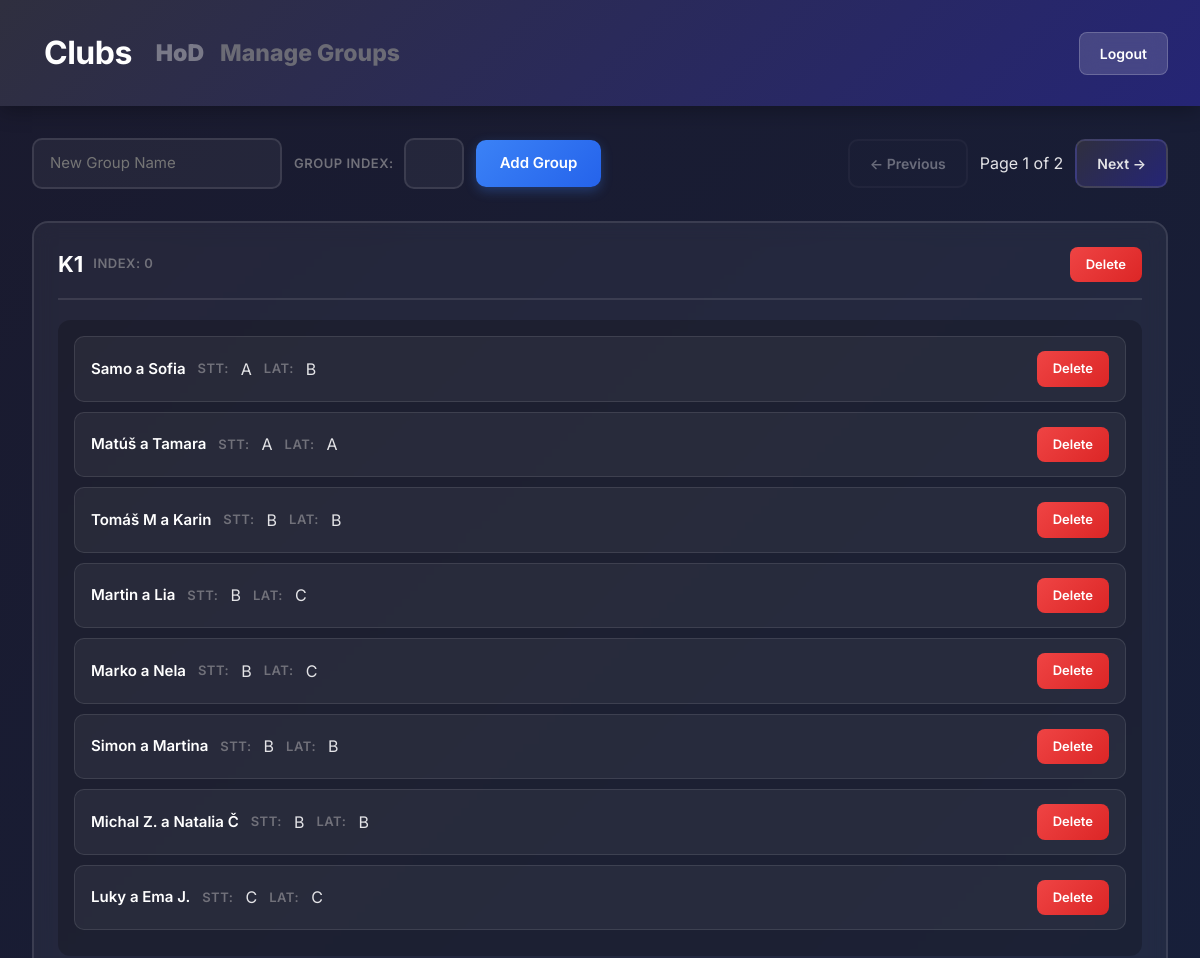
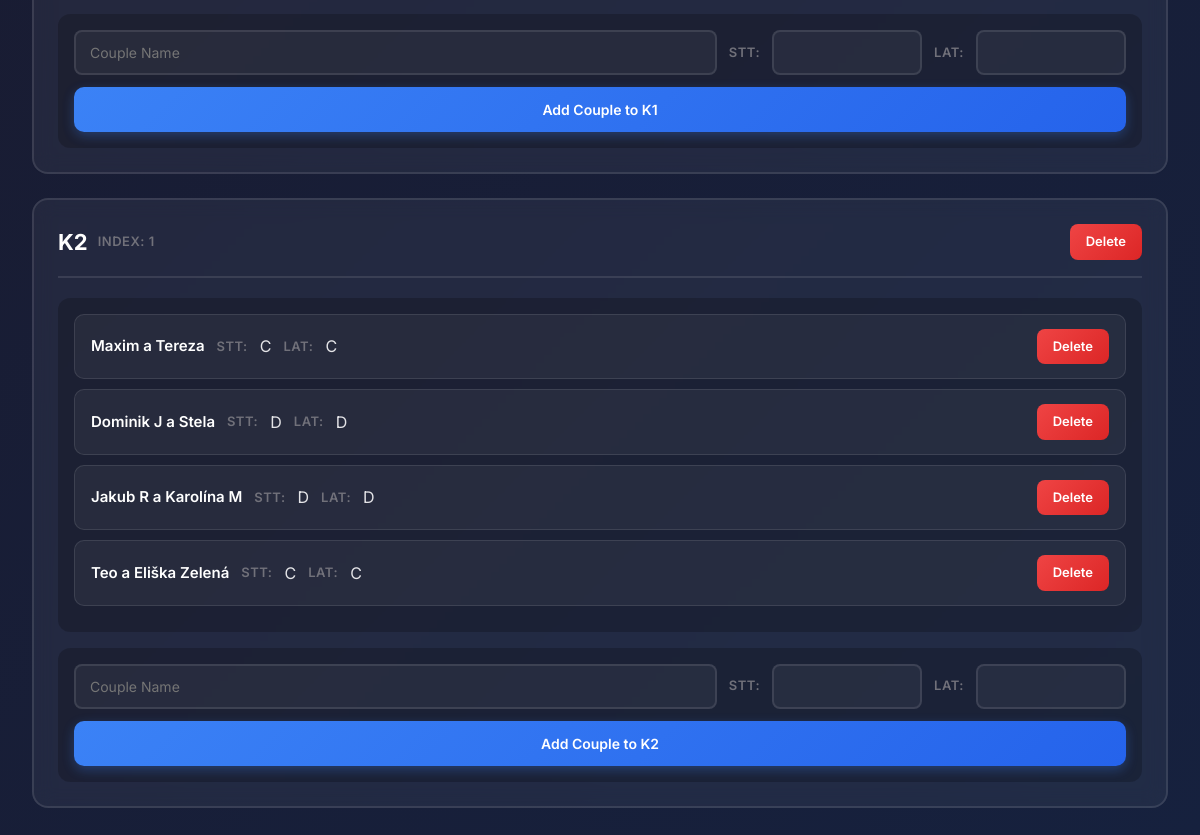
Page /club/16/manage_groups/ (signed in) on the committed database (2 pictures, top to bottom).
### TrainerClubs/models.py (models this page shows, shortened)
class Club(models.Model):
    club_owner = models.ForeignKey(User, on_delete=models.CASCADE, related_name='clubs')
    name = models.CharField(max_length=100)
    profile_picture = models.ImageField(upload_to='club_profiles/', blank=True, null=True)

### main/models.py (models this page shows, shortened)
class Group(models.Model):
    club = models.ForeignKey(Club, on_delete=models.CASCADE, related_name='groups', null=True, blank=True)
    user = models.ForeignKey(User, on_delete=models.CASCADE, related_name='owned_groups')
    name = models.CharField(max_length=200)
    index = models.IntegerField(default=0)  # For sorting groups
    couples = []

class Couple(models.Model):
    user = models.ForeignKey(User, on_delete=models.CASCADE, related_name='couple')
    name = models.CharField(max_length=200)
    min_duration = models.IntegerField(default=60)
    group = models.ForeignKey('Group', on_delete=models.CASCADE, related_name='couples', null=True, blank=True)
    dance_class_lat = models.CharField(max_length=100,)
    dance_class_stt = models.CharField(max_length=100,)

### main/views.py (the view)
# urls.py: path('club/<int:club_id>/manage_groups/', views.manage_groups, name='manage_groups'),
@login_required
def manage_groups(request, club_id):
    all_groups = request.user.owned_groups.all()
    club = get_object_or_404(Club, id=club_id, club_owner=request.user)
    paginator = Paginator(all_groups, 2)
    page_number = request.GET.get('page', 1)
    page_obj = paginator.get_page(page_number)
    error_message = request.GET.get('error', None)
    success_message = request.GET.get('success', None)
    return render(request, 'manage_groups.html', {
        'page_obj':page_obj,
        'club':club,
        'groups':page_obj.object_list,
        'error_message': error_message,
        'success_message': success_message,
    })

### main/templates/manage_groups.html (shortened to what this page needs)
<!DOCTYPE html>
<html lang="en">
<head>
    <link href="https://cdn.jsdelivr.net/npm/bootstrap@5.3.0/dist/css/bootstrap.min.css" rel="stylesheet">
</head>
<body>
   <div class="header">
        <nav class="navbar navbar-expand-lg" style="background-color: none; margin: 0; padding: 0;">
            <div class="container-fluid" style="display: flex;">
                <a class="navbar-brand" href="/trainer/trainer_dashboard/"
                style="font-size: 32px; font-weight: 700; color: white; letter-spacing: -0.5px; text-decoration: none;">Clubs</a>
                <div class="collapse navbar-collapse" id="navbarSupportedContent">
                <ul class="navbar-nav me-auto mb-2 mb-lg-0" style="display: flex;">
                    <li class="nav-item">
                    <a class="nav-link" aria-current="page" href="/club/{{club.id}}/"
                    style="
                        color: #797988 !important;
                        font-size: 23px !important;
                        font-weight: 1000 !important;
                        background: none;
                    ">{{ club.name }}</a>
                    </li>
                    <li class="nav-item">
                    <a class="nav-link disabled" aria-current="page"
                    style="
                        color: #6b6b75 !important;
                        font-size: 23px !important;
                        font-weight: 800 !important;
                        background: none;
                    ">Manage Groups</a>
                    </li>
                </ul>
                </div>
            </div>
        </nav>
        <a class="header-nav-btn" href="{% url 'logout' %}">Logout</a>
    </div>
    <div class="main-container">
        <div class="top-bar">
            <form method="POST" action="{% url 'add_group' club.id %}" class="add-group-form">
                <input type="text" name="group_name" class="auto-width-input" placeholder="New Group Name" required>
                <div style="display: flex; align-items: center; gap: 10px;">
                <span class="small-label">Group Index: </span>
                <input type="text" name="group_index">
                </div>
                <button type="submit" class="btn-add">Add Group</button>
            </form>
            <div class="nav-buttons">
                <a id="prev-page"
                   class="nav-btn{% if not page_obj.has_previous %} disabled{% endif %}"
                   {% if page_obj.has_previous %}
                   href="?page={{ page_obj.previous_page_number }}"
                   data-target-page="{{ page_obj.previous_page_number }}"
                   {% else %}
                   aria-disabled="true" style="pointer-events: none;"
                   {% endif %}>← Previous</a>
                <span>Page {{ page_obj.number }} of {{ page_obj.paginator.num_pages }}</span>
                <a id="next-page"
                   class="nav-btn{% if not page_obj.has_next %} disabled{% endif %}"
                   {% if page_obj.has_next %}
                   href="?page={{ page_obj.next_page_number }}"
                   data-target-page="{{ page_obj.next_page_number }}"
                   {% else %}
                   aria-disabled="true" style="pointer-events: none;"
                   {% endif %}>Next →</a>
            </div>
        </div>
        <div class="slider-container">
            <div id="groups-slider" class="groups-slider">
                <div class="groups-page" data-page="{{ page_obj.number }}">
                    {% include 'partials/groups_page.html' %}
                </div>
            </div>
        </div>
    </div>
</body>
</html>

### main/templates/partials/groups_page.html (shortened to what this page needs)
{% for group in groups %}
<div class="group-card" data-group-id="{{ group.id }}">
    <div class="group-header">
        <div style="display: flex; align-items: center; gap: 10px;">
            <h3 style="margin: 0; padding: 0;" contenteditable="true"
                data-group-id="{{ group.id }}"
                data-original="{{ group.name }}"
                class="editable-group-name"
                title="Click to edit; Enter to save">{{ group.name }}</h3>
            <span class="small-label">Index:
             <span contenteditable="true"
                    data-group-id="{{ group.id }}"
                    data-original="{{ group.index }}"
                    class="editable-group-index"
                    title="Click to edit; Enter to save">{{ group.index }}</span>
            </span>
        </div>
        <form method="POST" action="{% url 'delete_group' club.id group.id %}" style="margin: 0;">
            <button type="submit" class="btn-delete"
                    onclick="return confirm('Delete {{ group.name }}?')">Delete</button>
        </form>
    </div>
    {% if group.couples.all %}
    <div class="couple-list">
        {% for couple in group.couples.all %}
        <div class="couple-item" draggable="true"
             data-couple-id="{{ couple.id }}" data-group-id="{{ group.id }}">
            <div>
                <span class="editable-couple" contenteditable="true"
                      data-couple-id="{{ couple.id }}"
                      data-original="{{ couple.name }}">{{ couple.name }}</span>
                <span class="small-label">STT:</span>
                <span contenteditable="true"
                      data-couple-id="{{ couple.id }}"
                      data-original="{{ couple.dance_class_stt }}"
                      class="editable-couple-dance-class-stt"
                      >{{ couple.dance_class_stt }}</span>
                <span class="small-label">LAT:</span>
                <span contenteditable="true"
                      data-couple-id="{{ couple.id }}"
                      data-original="{{ couple.dance_class_lat }}"
                      class="editable-couple-dance-class-lat">{{ couple.dance_class_lat }}</span>
            </div>
            <form method="POST" action="{% url 'delete_couple' club.id couple.id%}" style="margin: 0;">
                <button type="submit" class="btn-delete">Delete</button>
            </form>
        </div>
        {% endfor %}
    </div>
    {% else %}
    <div class="couple-list">
        <p style="color: #71717a; text-align: center; padding: 20px;">No Couples Added</p>
    </div>
    {% endif %}
    <form method="POST" action="{% url 'add_couple' club.id%}" class="add-couple-form">
        <div class="assign-row">
            <div class="assign-fields">
                <input type="text" name="couple_name" placeholder="Couple Name" required>
                <span class="small-label">STT:</span>
                <input type="text" name="dance_class_stt" style="max-width: 100px;" required>
                <span class="small-label">LAT:</span>
                <input type="text" name="dance_class_lat" style="max-width: 100px;" required>
            </div>
            <button type="submit">Add Couple to {{ group.name }}</button>
        </div>
    </form>
</div>
{% endfor %}

### rows in the picture
Club: name "HoD"
Group: name "K1", index "0"
Couple: name "Samo a Sofia", dance_class_stt "A", dance_class_lat "B"
Couple: name "Matúš a Tamara", dance_class_stt "A", dance_class_lat "A"
Couple: name "Tomáš M a Karin", dance_class_stt "B", dance_class_lat "B"
Couple: name "Martin a Lia", dance_class_stt "B", dance_class_lat "C"
Couple: name "Marko a Nela", dance_class_stt "B", dance_class_lat "C"
Couple: name "Simon a Martina", dance_class_stt "B", dance_class_lat "B"
Couple: name "Michal Z. a Natalia Č", dance_class_stt "B", dance_class_lat "B"
Couple: name "Luky a Ema J.", dance_class_stt "C", dance_class_lat "C"
Group: name "K2", index "1"
Couple: name "Maxim a Tereza", dance_class_stt "C", dance_class_lat "C"
Couple: name "Dominik J a Stela", dance_class_stt "D", dance_class_lat "D"
Couple: name "Jakub R a Karolína M", dance_class_stt "D", dance_class_lat "D"
Couple: name "Teo a Eliška Zelená", dance_class_stt "C", dance_class_lat "C"

### other values in the picture
{{ page_obj.number }} "1"
{{ page_obj.paginator.num_pages }} "2"
